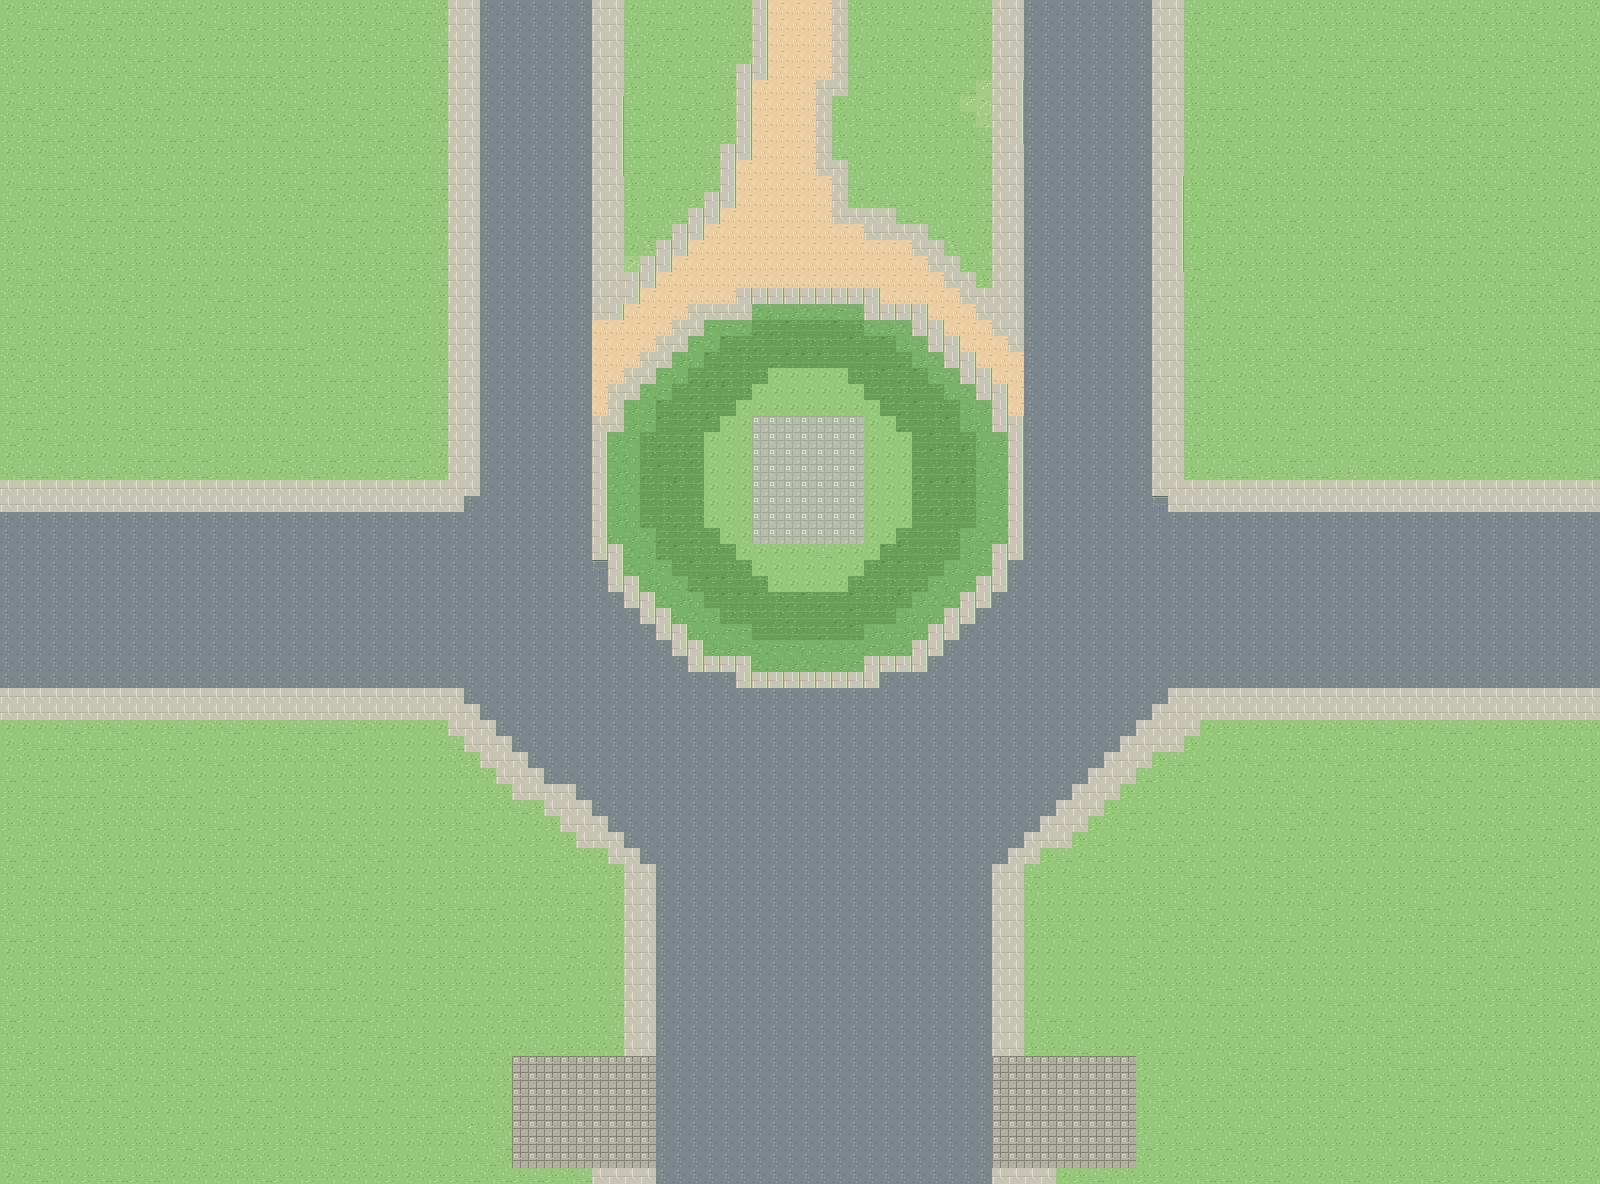

This is a level from a 2D game, rendered from its Tiled map with the project's own tilesets. A one-line summary and the map file follow, with tile-layer data summarised:
An orthogonal 100x74 tile map with 16x16 px tiles, 4 tile layers (Ground, Landscape, Roads, BuildingPads) and 10 objects (6x scene_portal, 3x building_slot, spawn).

<map version="1.10" tiledversion="1.12.2" orientation="orthogonal" renderorder="right-down" width="100" height="74" tilewidth="16" tileheight="16" infinite="0" backgroundcolor="#95c679" nextlayerid="8" nextobjectid="102">
 <properties>
  <property name="ground_only" type="bool" value="true" />
  <property name="origin_anchor" value="含弘门通道中心为世界(0,0)" />
  <property name="player_sprite_height" type="int" value="48" />
  <property name="player_sprite_width" type="int" value="48" />
  <property name="scene_id" value="00" />
  <property name="scene_name" value="含弘门一号门" />
  <property name="scenery_collision_layer" value="not_added_yet" />
  <property name="tile_scale" type="int" value="16" />
  <property name="world_origin_x_px" type="int" value="-800" />
  <property name="world_origin_y_px" type="int" value="-912" />
 </properties>
 <tileset firstgid="1" name="swu_terrain_16" tilewidth="16" tileheight="16" tilecount="320" columns="16">
  <image source="../assets/ground_tiles_16.png" width="256" height="320" />
 </tileset>
 <layer id="1" name="Ground" width="100" height="74">
  <data>[7400 cells, 7400 non-empty, 4 distinct tile ids]</data>
 </layer>
 <layer id="2" name="Landscape" width="100" height="74">
  <data>[7400 cells, 428 non-empty, 15 distinct tile ids]</data>
 </layer>
 <layer id="3" name="Roads" width="100" height="74">
  <data>[7400 cells, 3219 non-empty, 9 distinct tile ids]</data>
 </layer>
 <layer id="4" name="BuildingPads" width="100" height="74">
  <data>[7400 cells, 182 non-empty, 2 distinct tile ids]</data>
 </layer>
 <objectgroup color="#d9b768" id="5" name="BuildingSlots" visible="0">
  <object id="1" name="gate_left" type="building_slot" x="514" y="1056" width="140" height="112">
   <properties>
    <property name="confidence" value="verified_landmark" />
    <property name="currently_walkable" type="bool" value="true" />
    <property name="display_name" value="一号门西侧门柱占地" />
    <property name="future_collision" type="bool" value="true" />
    <property name="note" value="地面预留，不是已绘制建筑；不自动阻挡角色" />
   </properties>
  </object>
  <object id="2" name="gate_right" type="building_slot" x="994" y="1054" width="140" height="112">
   <properties>
    <property name="confidence" value="verified_landmark" />
    <property name="currently_walkable" type="bool" value="true" />
    <property name="display_name" value="一号门东侧门柱占地" />
    <property name="future_collision" type="bool" value="true" />
    <property name="note" value="地面预留，不是已绘制建筑；不自动阻挡角色" />
   </properties>
  </object>
  <object id="3" name="slot_00_03" type="building_slot" x="750.667" y="418.667" width="112" height="122">
   <properties>
    <property name="confidence" value="schematic" />
    <property name="currently_walkable" type="bool" value="true" />
    <property name="display_name" value="中轴景观基座预留" />
    <property name="future_collision" type="bool" value="true" />
    <property name="note" value="地面预留，不是已绘制建筑；不自动阻挡角色" />
   </properties>
  </object>
 </objectgroup>
 <objectgroup color="#4ca3d9" id="6" name="Portals" visible="0">
  <object id="4" name="exit_north" type="scene_portal" x="768" y="0" width="64" height="64">
   <properties>
    <property name="direction" value="north" />
    <property name="enabled" type="bool" value="true" />
    <property name="spawn_x_px" type="int" value="800" />
    <property name="spawn_y_px" type="int" value="1056" />
    <property name="target_portal" value="exit_south" />
    <property name="target_scene" value="04" />
    <property name="trigger" value="cross_map_edge" />
   </properties>
  </object>
  <object id="5" name="exit_south" type="scene_portal" x="656" y="1120" width="336" height="64">
   <properties>
    <property name="direction" value="south" />
    <property name="enabled" type="bool" value="true" />
    <property name="spawn_x_px" type="int" value="800" />
    <property name="spawn_y_px" type="int" value="112" />
    <property name="target_portal" value="exit_north" />
    <property name="target_scene" value="01" />
    <property name="trigger" value="cross_map_edge" />
   </properties>
  </object>
  <object id="6" name="exit_west" type="scene_portal" x="0" y="512" width="80" height="178">
   <properties>
    <property name="direction" value="west" />
    <property name="enabled" type="bool" value="true" />
    <property name="spawn_x_px" type="int" value="1424" />
    <property name="spawn_y_px" type="int" value="592" />
    <property name="target_portal" value="exit_east" />
    <property name="target_scene" value="03" />
    <property name="trigger" value="cross_map_edge" />
   </properties>
  </object>
  <object id="7" name="exit_east" type="scene_portal" x="1520" y="514" width="80" height="172.667">
   <properties>
    <property name="direction" value="east" />
    <property name="enabled" type="bool" value="true" />
    <property name="spawn_x_px" type="int" value="160" />
    <property name="spawn_y_px" type="int" value="592" />
    <property name="target_portal" value="exit_west" />
    <property name="target_scene" value="02" />
    <property name="trigger" value="cross_map_edge" />
   </properties>
  </object>
  <object id="100" name="exit_north" type="scene_portal" x="1024" y="0" width="128" height="64">
   <properties>
    <property name="direction" value="north" />
    <property name="enabled" type="bool" value="true" />
    <property name="spawn_x_px" type="int" value="800" />
    <property name="spawn_y_px" type="int" value="1056" />
    <property name="target_portal" value="exit_south" />
    <property name="target_scene" value="04" />
    <property name="trigger" value="cross_map_edge" />
   </properties>
  </object>
  <object id="101" name="exit_north" type="scene_portal" x="480" y="0" width="112" height="64">
   <properties>
    <property name="direction" value="north" />
    <property name="enabled" type="bool" value="true" />
    <property name="spawn_x_px" type="int" value="800" />
    <property name="spawn_y_px" type="int" value="1056" />
    <property name="target_portal" value="exit_south" />
    <property name="target_scene" value="04" />
    <property name="trigger" value="cross_map_edge" />
   </properties>
  </object>
 </objectgroup>
 <objectgroup color="#74b877" id="7" name="Spawn" visible="0">
  <object id="8" name="player_start" type="spawn" x="819.333" y="1012.67">
   <properties>
    <property name="feet_position" type="bool" value="true" />
    <property name="sprite_height" type="int" value="48" />
    <property name="sprite_width" type="int" value="48" />
   </properties>
  </object>
 </objectgroup>
</map>
